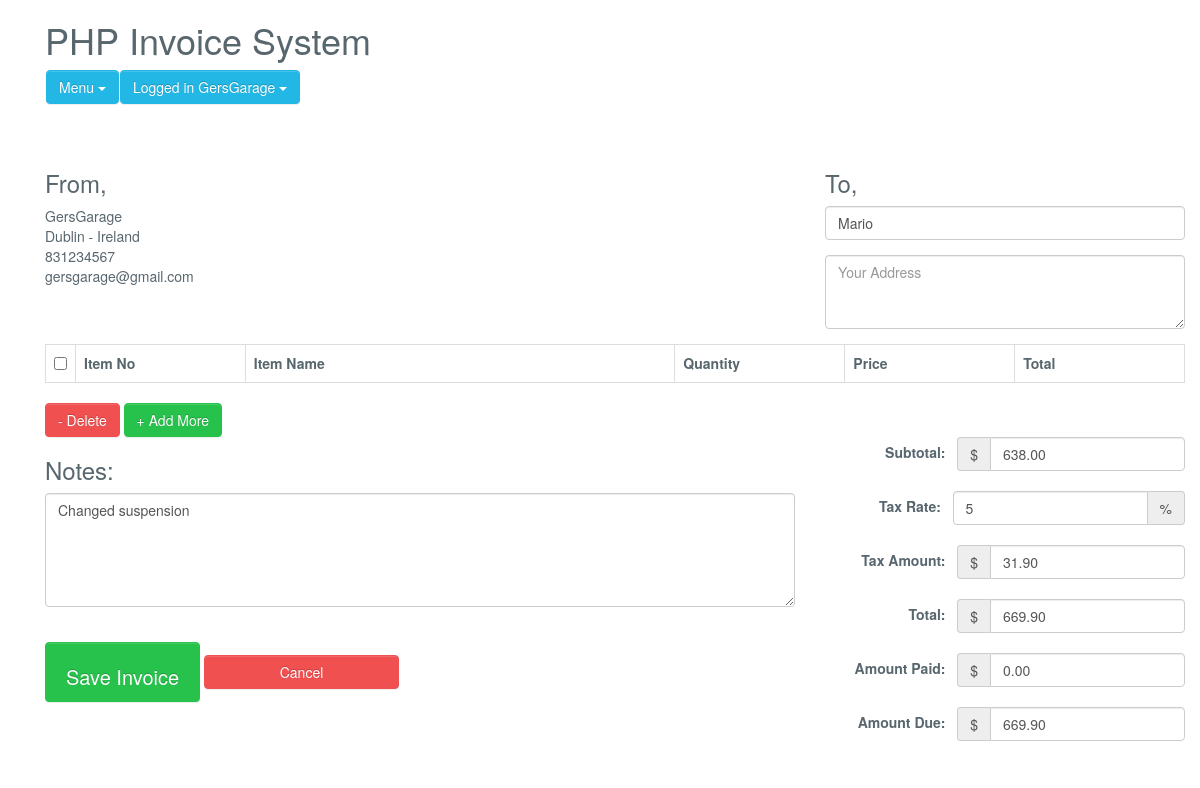
Page /manager/invoice-system-php/edit_invoice.php?update_id=685 (signed in) on the earlier database version.
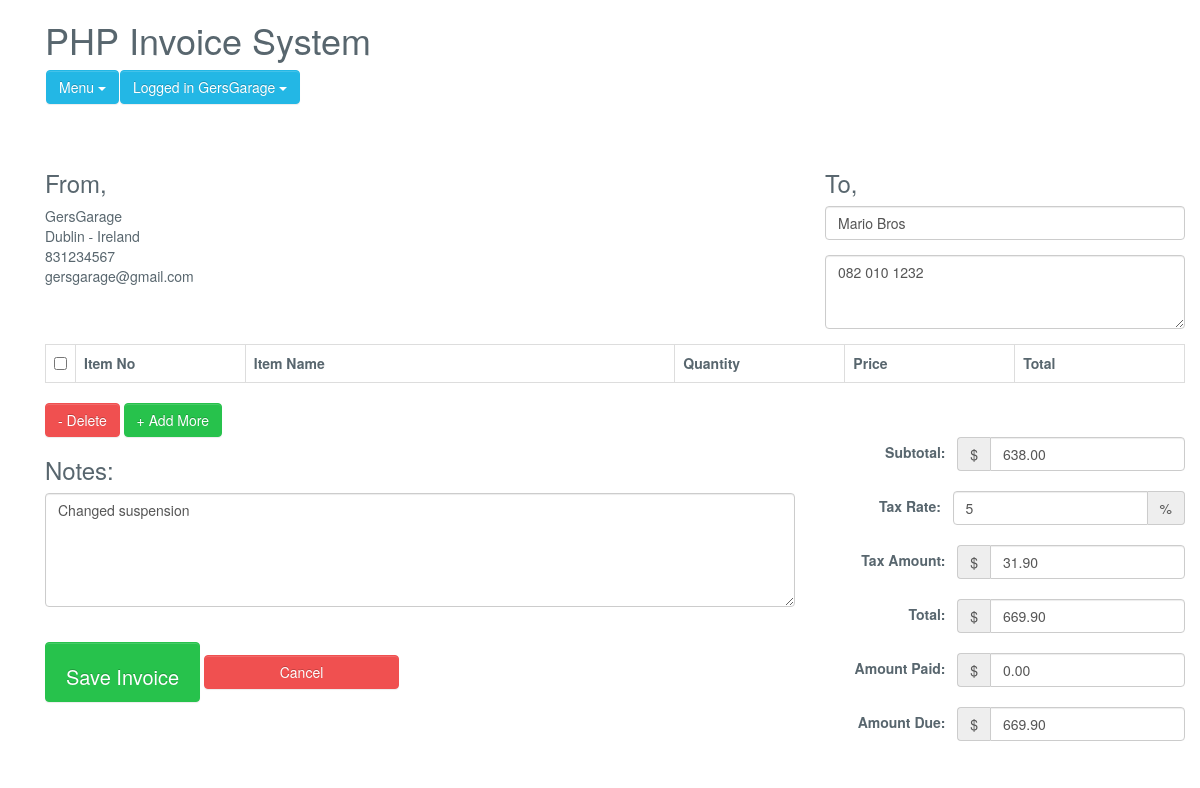
Same page on the later database version.
### tables this page shows
CREATE TABLE `invoice_order` (
  `order_id` int(11) NOT NULL,
  `user_id` int(11) NOT NULL,
  `order_date` timestamp NOT NULL DEFAULT current_timestamp(),
  `booking_id` int(11) NOT NULL,
  `mechanic_id` int(11) NOT NULL,
  `order_receiver_name` varchar(250) NOT NULL,
  `order_receiver_address` text NOT NULL COMMENT 'Phone number',
  `order_total_before_tax` decimal(10,2) NOT NULL,
  `order_total_tax` decimal(10,2) NOT NULL,
  `service_fee` double(10,2) NOT NULL,
  `order_tax_per` varchar(250) NOT NULL,
  `order_total_after_tax` double(10,2) NOT NULL,
  `order_amount_paid` decimal(10,2) NOT NULL,
  `order_total_amount_due` decimal(10,2) NOT NULL,
  `note` text NOT NULL
);

### manager/invoice-system-php/Invoice.php (called while the page is built, shortened)
<?php
class Invoice{
	private $host  = 'localhost';
    private $user  = 'root';
    private $password   = "root";
    private $database  = "garage";
    private $invoiceOrderTable = 'invoice_order';
	private $dbConnect = false;
    public function __construct(){
        if(!$this->dbConnect){
            $conn = new mysqli($this->host, $this->user, $this->password, $this->database);
            if($conn->connect_error){
                die("Error failed to connect to MySQL: " . $conn->connect_error);
            }else{
                $this->dbConnect = $conn;
            }
        }
    }
	public function getInvoice($invoiceId){
		$sqlQuery = "
			SELECT * FROM ".$this->invoiceOrderTable."
			WHERE user_id = '".$_SESSION['userid']."' AND order_id = '$invoiceId'";
		$result = mysqli_query($this->dbConnect, $sqlQuery);
		$row = mysqli_fetch_array($result, MYSQLI_ASSOC);
		return $row;
	}
}
?>

### manager/invoice-system-php/edit_invoice.php (the view, shortened to what the changed rows need)
<?php
include('inc/header.php');
include 'Invoice.php';
$invoice = new Invoice();
$invoice->checkLoggedIn();
if(!empty($_GET['update_id']) && $_GET['update_id']) {
	$invoiceValues = $invoice->getInvoice($_GET['update_id']);
}
?>
<link href="css/style.css" rel="stylesheet">
<?php include('inc/container.php');?>
<div class="container content-invoice">
    	<form action="" id="invoice-form" method="post" class="invoice-form" role="form" novalidate="">
	    	<div class="load-animate animated fadeInUp">
		    	<div class="row">
		    		<div class="col-xs-8 col-sm-8 col-md-8 col-lg-8">
		    			<h1 class="title">PHP Invoice System</h1>
						<?php include('menu.php');?>
		    		</div>
		    	</div>
		    	<div class="row">
		      		<div class="col-xs-12 col-sm-4 col-md-4 col-lg-4 pull-right">
		      			<div class="form-group">
							<input value="<?php echo $invoiceValues['order_receiver_name']; ?>" type="text" class="form-control" name="companyName" id="companyName" placeholder="Company Name" autocomplete="off">
						</div>
						<div class="form-group">
							<textarea class="form-control" rows="3" name="address" id="address" placeholder="Your Address"><?php echo $invoiceValues['order_receiver_address']; ?></textarea>
						</div>
		      		</div>
		      	</div>
		      	<div class="row">
		      		<div class="col-xs-12 col-sm-12 col-md-12 col-lg-12">
		      			<table class="table table-bordered table-hover" id="invoiceItem">
							<tr>
								<th width="2%"><input id="checkAll" class="formcontrol" type="checkbox"></th>
								<th width="15%">Item No</th>
								<th width="38%">Item Name</th>
								<th width="15%">Quantity</th>
								<th width="15%">Price</th>
								<th width="15%">Total</th>
							</tr>
						</table>
		      		</div>
		      	</div>
		      	<div class="row">
		      		<div class="col-xs-12 col-sm-8 col-md-8 col-lg-8">
		      			<div class="form-group">
							<textarea class="form-control txt" rows="5" name="notes" id="notes" placeholder="Your Notes"><?php echo $invoiceValues['note']; ?></textarea>
						</div>
						<br>
		      		</div>
		      		<div class="col-xs-12 col-sm-4 col-md-4 col-lg-4">
						<span class="form-inline">
							<div class="form-group">
								<div class="input-group">
									<div class="input-group-addon currency">$</div>
									<input value="<?php echo $invoiceValues['order_total_before_tax']; ?>" type="number" class="form-control" name="subTotal" id="subTotal" placeholder="Subtotal">
								</div>
							</div>
							<div class="form-group">
								<div class="input-group">
									<input value="<?php echo $invoiceValues['order_tax_per']; ?>" type="number" class="form-control" name="taxRate" id="taxRate" placeholder="Tax Rate">
									<div class="input-group-addon">%</div>
								</div>
							</div>
							<div class="form-group">
								<div class="input-group">
									<div class="input-group-addon currency">$</div>
									<input value="<?php echo $invoiceValues['order_total_tax']; ?>" type="number" class="form-control" name="taxAmount" id="taxAmount" placeholder="Tax Amount">
								</div>
							</div>
							<div class="form-group">
								<div class="input-group">
									<div class="input-group-addon currency">$</div>
									<input value="<?php echo $invoiceValues['order_total_after_tax']; ?>" type="number" class="form-control" name="totalAftertax" id="totalAftertax" placeholder="Total">
								</div>
							</div>
							<div class="form-group">
								<div class="input-group">
									<div class="input-group-addon currency">$</div>
									<input value="<?php echo $invoiceValues['order_amount_paid']; ?>" type="number" class="form-control" name="amountPaid" id="amountPaid" placeholder="Amount Paid">
								</div>
							</div>
							<div class="form-group">
								<div class="input-group">
									<div class="input-group-addon currency">$</div>
									<input value="<?php echo $invoiceValues['order_total_amount_due']; ?>" type="number" class="form-control" name="amountDue" id="amountDue" placeholder="Amount Due">
								</div>
							</div>
						</span>
					</div>
		      	</div>
	      	</div>
		</form>
    </div>
</div>
<?php include('inc/footer.php');?>

Differences in the rows shown:
changed invoice_order "Changed suspension": companyName "Mario" → "Mario Bros"; address (not shown) → "082 010 1232"
